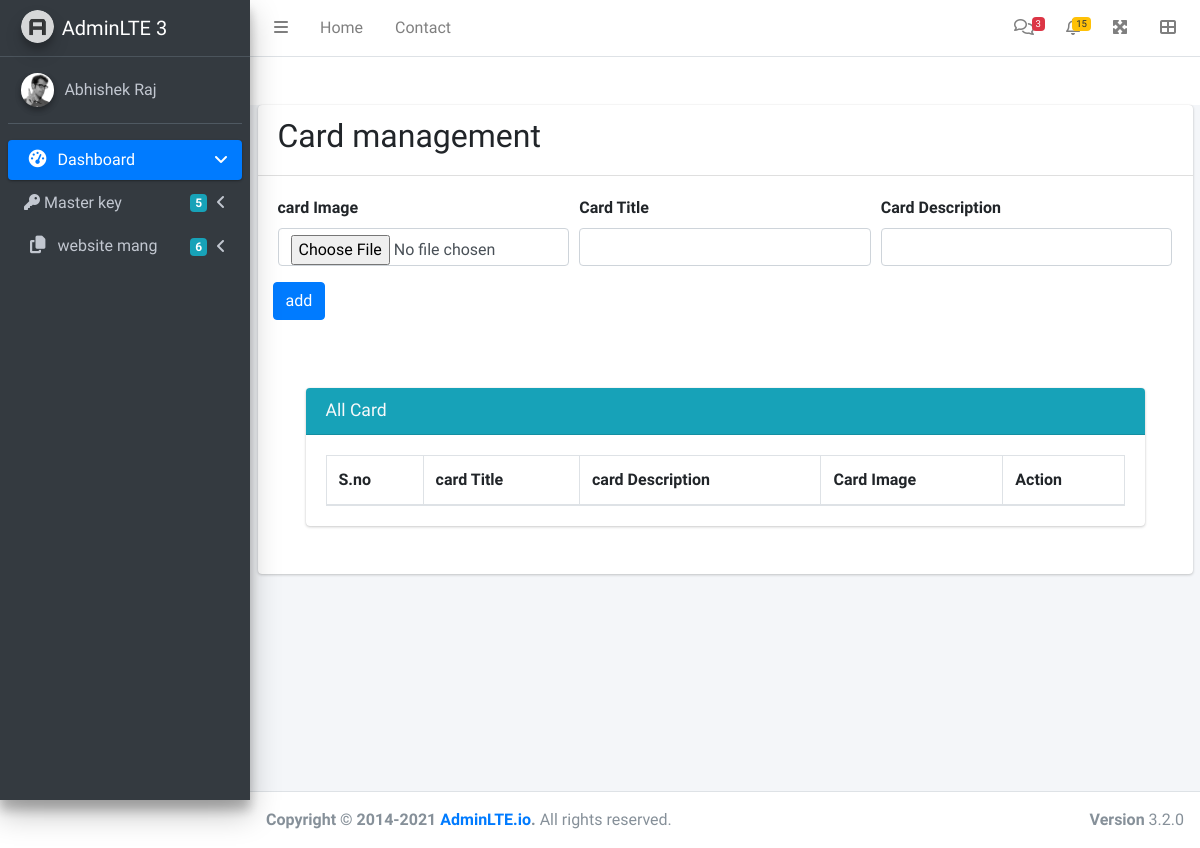
/backend/card_mng/, run on an earlier commit of the app's database.
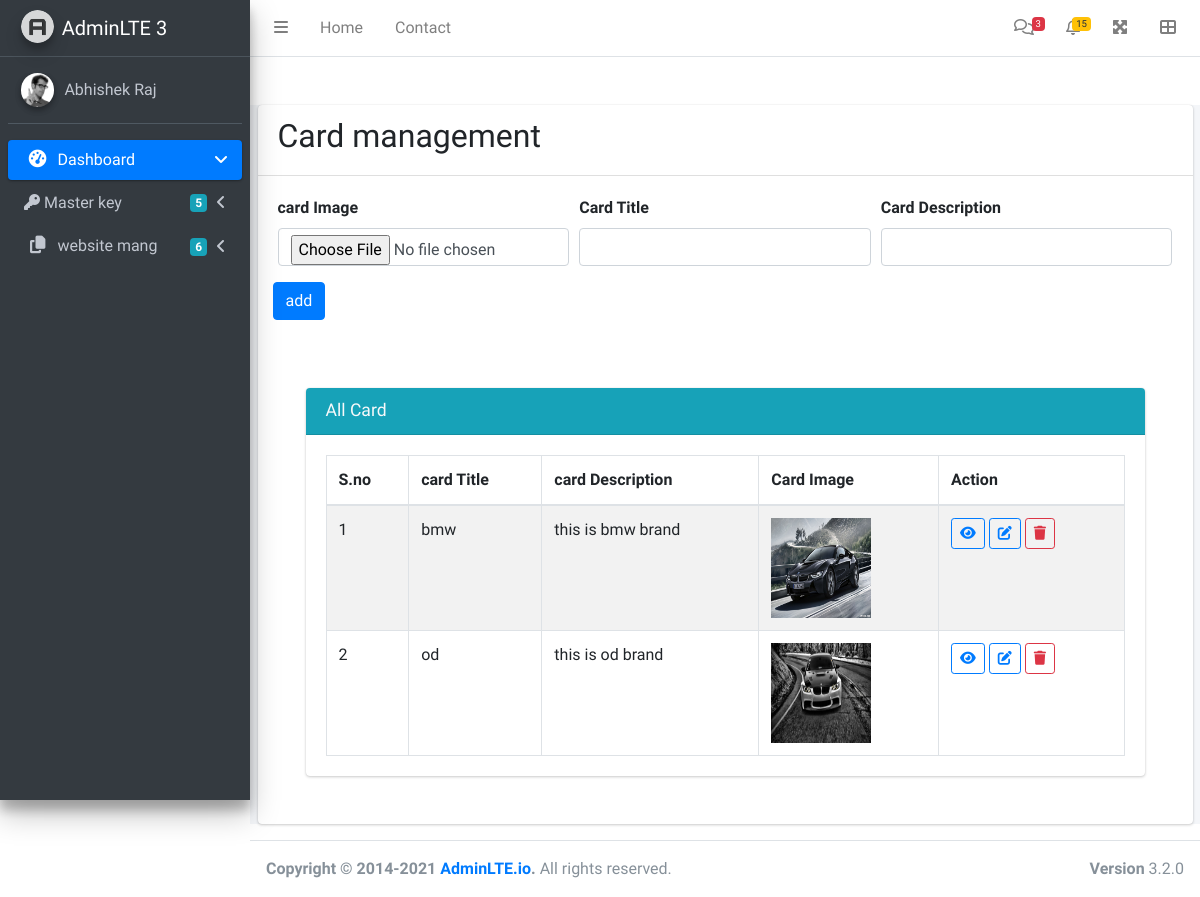
And on a later commit of the database.
### backend/models.py (models this page shows)
class Cardmng_DB(models.Model):
    Cimg=models.ImageField(upload_to='caimg',default='')
    Ctitle=models.CharField(max_length=50,default='')
    Cdesc=models.CharField(max_length=150,default='')
    status=models.BooleanField(default=True)

### backend/views.py (the view)
# urls.py: path('card_mng/',views.card_mng,name='card_mng'),
def card_mng(request):
    cardmng =Cardmng_DB.objects.filter(status=True)
    title='card management'
    if request.method =="POST":
        Cimg=request.FILES['Cimg']
        Ctitle=request.POST['Ctitle']
        Cdesc=request.POST['Cdesc']
        Cardmng_DB.objects.create(Cimg=Cimg,Ctitle=Ctitle,Cdesc=Cdesc)
        messages.success(request,'image saved successfull')
    return render(request,'superadmin/card_mng.html',{'cardmng':cardmng,'title':title})

### backend/templates/superadmin/card_mng.html (shortened to what this page needs)
{% include 'superadmin/header.html' %}
<div class="content-wrapper">
    <section class="mt-5">
        <div class="container">
            <div class="card">
                <div class="card-header">
                    <h2>Card management</h2>
                </div>
                <div class="card-body">
                    <form action="" method="POST" enctype="multipart/form-data">
                        <div class="form-row">
                            <div class="form-group col-md-4">
                                <label>card Image</label>
                                <input type="file" id="name" class="form-control" name="Cimg">
                            </div>
                            <div class="form-group col-md-4">
                                <label>Card Title</label>
                                <input type="text" id="name" class="form-control" name="Ctitle">
                            </div>
                            <div class="form-group col-md-4">
                                <label>Card Description</label>
                                <input type="text" id="name" class="form-control" name="Cdesc">
                            </div>
                            <button type="submit" class="btn btn-primary">add</button>
                        </div>
                    </form>
                </div>
                <div class="card m-5">
                    <div class="card-header bg-info">
                        <h3 class="card-title text-light">All Card</h3>
                    </div>
                    <div class="card-body">
                        <table id="example1" class="table table-bordered table-striped">
                            <thead>
                                <tr>
                                    <th>S.no</th>
                                    <th> card Title</th>
                                    <th> card Description</th>
                                    <th>Card Image</th>
                                    <th>Action</th>
                                </tr>
                            </thead>
                            <tbody>
                                {% for i in cardmng %}
                                <tr>
                                    <td>{{forloop.counter}}</td>
                                    <td>{{i.Ctitle}}</td>
                                    <td>{{i.Cdesc}}</td>
                                    <td><img src="{{i.Cimg.url}}" width="100px" height="100px"></td>
                                    <td>
                                        <button class="btn btn-sm btn-outline-primary view_employee" data-id=""
                                            type="button"><i class="fa fa-eye"></i></button>
                                        <a href=""><button class="btn btn-sm btn-outline-primary edit_employee"
                                                data-id="" type="button"><i class="fa fa-edit"></i></button></a>
                                        <a href="{% url 'del_cardmng' i.id %}"><button
                                                class="btn btn-sm btn-outline-danger remove_employee" data-id=""
                                                type="button"><i class="fa fa-trash"></i></button></a>
                                    </td>
                                    {% endfor %}
                                </tr>
                            </tbody>
                        </table>
                    </div>
                </div>
            </div>
        </div>
</div>
{% include 'superadmin/footer.html' %}

What changed in the data, as far as the page shows it:
added Cardmng_DB: Ctitle "bmw", Cdesc "this is bmw brand", Cimg (picture)
added Cardmng_DB: Ctitle "od", Cdesc "this is od brand", Cimg (picture)
